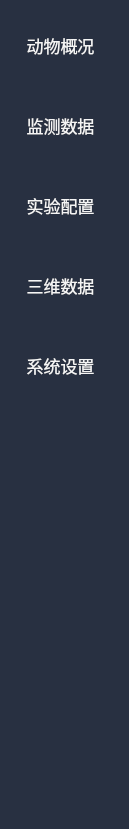
      <widget class="QWidget" name="scrollAreaWidgetContents">
       <property name="geometry">
        <rect>
         <x>0</x>
         <y>0</y>
         <width>129</width>
         <height>829</height>
        </rect>
       </property>
       <property name="styleSheet">
        <string notr="true">background:rgb(40, 48,65);</string>
       </property>
       <widget class="QPushButton" name="btn1">
        <property name="geometry">
         <rect>
          <x>0</x>
          <y>10</y>
          <width>121</width>
          <height>71</height>
         </rect>
        </property>
        <property name="sizePolicy">
         <sizepolicy hsizetype="Minimum" vsizetype="Maximum">
          <horstretch>20</horstretch>
          <verstretch>21</verstretch>
         </sizepolicy>
        </property>
        <property name="font">
         <font>
          <pointsize>-1</pointsize>
          <bold>false</bold>
         </font>
        </property>
        <property name="styleSheet">
         <string notr="true">QPushButton{
	color:rgb(245, 245, 245);
	padding:15px;
	background:rgb(40, 48,65);
border：none;
font-size:17px;
}</string>
        </property>
        <property name="text">
         <string>动物概况</string>
        </property>
        <property name="icon">
         <iconset resource="resource/mainPage.qrc">
          <normaloff>:/icon/generate_white.svg</normaloff>:/icon/generate_white.svg</iconset>
        </property>
        <property name="iconSize">
         <size>
          <width>20</width>
          <height>20</height>
         </size>
        </property>
        <property name="autoDefault">
         <bool>false</bool>
        </property>
        <property name="default">
         <bool>false</bool>
        </property>
        <property name="flat">
         <bool>true</bool>
        </property>
       </widget>
       <widget class="QPushButton" name="btn2">
        <property name="geometry">
         <rect>
          <x>0</x>
          <y>90</y>
          <width>121</width>
          <height>71</height>
         </rect>
        </property>
        <property name="sizePolicy">
         <sizepolicy hsizetype="Minimum" vsizetype="Maximum">
          <horstretch>20</horstretch>
          <verstretch>21</verstretch>
         </sizepolicy>
        </property>
        <property name="font">
         <font>
          <pointsize>-1</pointsize>
          <bold>false</bold>
         </font>
        </property>
        <property name="styleSheet">
         <string notr="true">QPushButton{
	color:rgb(245, 245, 245);
	padding:15px;
	background:rgb(40, 48,65);
border：none;
font-size:17px;
}</string>
        </property>
        <property name="text">
         <string>监测数据</string>
        </property>
        <property name="icon">
         <iconset resource="resource/mainPage.qrc">
          <normaloff>:/icon/market_analysis_white.svg</normaloff>:/icon/market_analysis_white.svg</iconset>
        </property>
        <property name="iconSize">
         <size>
          <width>20</width>
          <height>20</height>
         </size>
        </property>
        <property name="autoDefault">
         <bool>false</bool>
        </property>
        <property name="default">
         <bool>false</bool>
        </property>
        <property name="flat">
         <bool>true</bool>
        </property>
       </widget>
       <widget class="QPushButton" name="btn3">
        <property name="geometry">
         <rect>
          <x>0</x>
          <y>170</y>
          <width>121</width>
          <height>71</height>
         </rect>
        </property>
        <property name="sizePolicy">
         <sizepolicy hsizetype="Minimum" vsizetype="Maximum">
          <horstretch>20</horstretch>
          <verstretch>21</verstretch>
         </sizepolicy>
        </property>
        <property name="font">
         <font>
          <pointsize>-1</pointsize>
          <bold>false</bold>
         </font>
        </property>
        <property name="styleSheet">
         <string notr="true">QPushButton{
	color:rgb(245, 245, 245);
	padding:15px;
	background:rgb(40, 48,65);
border：none;
font-size:17px;
}</string>
        </property>
        <property name="text">
         <string>实验配置</string>
        </property>
        <property name="icon">
         <iconset resource="resource/mainPage.qrc">
          <normaloff>:/icon/setting_config_white.svg</normaloff>:/icon/setting_config_white.svg</iconset>
        </property>
        <property name="iconSize">
         <size>
          <width>20</width>
          <height>20</height>
         </size>
        </property>
        <property name="autoDefault">
         <bool>false</bool>
        </property>
        <property name="default">
         <bool>false</bool>
        </property>
        <property name="flat">
         <bool>true</bool>
        </property>
       </widget>
       <widget class="QPushButton" name="btn4">
        <property name="geometry">
         <rect>
          <x>0</x>
          <y>250</y>
          <width>121</width>
          <height>71</height>
         </rect>
        </property>
        <property name="sizePolicy">
         <sizepolicy hsizetype="Minimum" vsizetype="Maximum">
          <horstretch>20</horstretch>
          <verstretch>21</verstretch>
         </sizepolicy>
        </property>
        <property name="font">
         <font>
          <pointsize>-1</pointsize>
          <bold>false</bold>
         </font>
        </property>
        <property name="styleSheet">
         <string notr="true">QPushButton{
	color:rgb(245, 245, 245);
	padding:15px;
	background:rgb(40, 48,65);
border：none;
font-size:17px;
}</string>
        </property>
        <property name="text">
         <string>三维数据</string>
        </property>
        <property name="icon">
         <iconset resource="resource/mainPage.qrc">
          <normaloff>:/icon/material_three_white.svg</normaloff>:/icon/material_three_white.svg</iconset>
        </property>
        <property name="iconSize">
         <size>
          <width>20</width>
          <height>20</height>
         </size>
        </property>
        <property name="autoDefault">
         <bool>false</bool>
        </property>
        <property name="default">
         <bool>false</bool>
        </property>
        <property name="flat">
         <bool>true</bool>
        </property>
       </widget>
       <widget class="QPushButton" name="btn5">
        <property name="geometry">
         <rect>
          <x>0</x>
          <y>330</y>
          <width>121</width>
          <height>71</height>
         </rect>
        </property>
        <property name="sizePolicy">
         <sizepolicy hsizetype="Minimum" vsizetype="Maximum">
          <horstretch>20</horstretch>
          <verstretch>21</verstretch>
         </sizepolicy>
        </property>
        <property name="font">
         <font>
          <pointsize>-1</pointsize>
          <bold>false</bold>
         </font>
        </property>
        <property name="styleSheet">
         <string notr="true">QPushButton{
	color:rgb(245, 245, 245);
	padding:15px;
	background:rgb(40, 48,65);
border：none;
font-size:17px;
}</string>
        </property>
        <property name="text">
         <string>系统设置</string>
        </property>
        <property name="icon">
         <iconset resource="resource/mainPage.qrc">
          <normaloff>:/icon/setting_computer_white.svg</normaloff>:/icon/setting_computer_white.svg</iconset>
        </property>
        <property name="iconSize">
         <size>
          <width>20</width>
          <height>20</height>
         </size>
        </property>
        <property name="autoDefault">
         <bool>false</bool>
        </property>
        <property name="default">
         <bool>false</bool>
        </property>
        <property name="flat">
         <bool>true</bool>
        </property>
       </widget>
      </widget>
